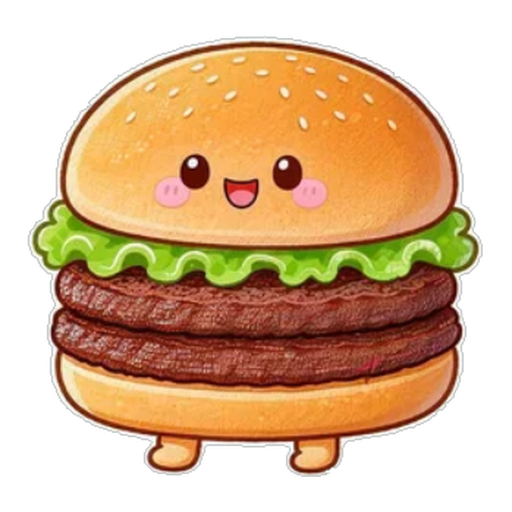
#> input picture assets/spirits/beef_double.png, 512 x 512 px; its folder holds 3 pictures in this run
$ python make_demo_assets.py
#> lines starting #> are read from the running program, lines starting #| are printed output that depends on the picture
# -*- coding: utf-8 -*-
"""试玩页专用素材优化：把 assets/spirits 的 PNG 转成 WebP（512 全尺寸 + 128 缩略图）

背景：试玩页原本加载 21 张 PNG（合计 ~5MB），是首屏慢的主因。
WebP 在同等画质下体积约为 PNG 的 1/5，且全平台浏览器已支持。

构建期工具（需要 Pillow），产物提交到仓库（docs/demo/assets/spirits/）：
    python tools/make_demo_assets.py            # 增量：已存在的跳过
    python tools/make_demo_assets.py --force    # 全量重转
"""
from __future__ import annotations

import argparse
import os

from PIL import Image

HERE = os.path.dirname(os.path.abspath(__file__))
SRC = os.path.normpath(os.path.join(HERE, "..", "assets", "spirits"))
DST = os.path.normpath(os.path.join(HERE, "..", "docs", "demo", "assets", "spirits"))

BIG = (512, 512)
SMALL = (128, 128)


def convert(png_path: str, force: bool = False) -> str:
#> called with png_path = 'assets/spirits/beef_double.png', force = False
    slug = os.path.splitext(os.path.basename(png_path))[0]
    big = os.path.join(DST, slug + ".webp")
    small = os.path.join(DST, slug + ".sm.webp")
    if not force and os.path.exists(big) and os.path.exists(small):
        return "skip"
    im = Image.open(png_path).convert("RGBA")
#> im is the input picture: PIL image 512x512 RGBA; mean R, G, B, A 114.7, 80.4, 45.7, 150.4
    im.resize(BIG, Image.LANCZOS).save(big, "WEBP", quality=85, method=4)
    im.resize(SMALL, Image.LANCZOS).save(small, "WEBP", quality=82, method=4)
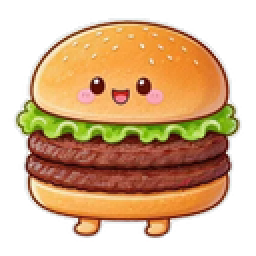
#> saved as beef_double.sm.webp: PIL image 128x128 RGBA (shown 2 times larger); mean R, G, B, A 120.3, 86, 51.2, 150.4; transparent parts drawn white
    return "ok"


def main() -> int:
    ap = argparse.ArgumentParser()
    ap.add_argument("--force", action="store_true", help="全量重转（默认增量）")
    args = ap.parse_args()

    os.makedirs(DST, exist_ok=True)
    pngs = sorted(f for f in os.listdir(SRC) if f.lower().endswith(".png"))
    if not pngs:
        print(f"没有找到 PNG：{SRC}")
        return 1

    total_in = total_out = 0
    for f in pngs:
        src = os.path.join(SRC, f)
        result = convert(src, args.force)
        slug = os.path.splitext(f)[0]
        big = os.path.join(DST, slug + ".webp")
        small = os.path.join(DST, slug + ".sm.webp")
        sz_in = os.path.getsize(src)
        sz_out = (os.path.getsize(big) if os.path.exists(big) else 0) + \
                 (os.path.getsize(small) if os.path.exists(small) else 0)
        total_in += sz_in
        total_out += sz_out
        print(f"{result:4} {f:34} {sz_in // 1024:4}KB -> {sz_out // 1024:3}KB (webp+thumb)")
#> pass 2 of the loop in main, `for f in pngs:`:
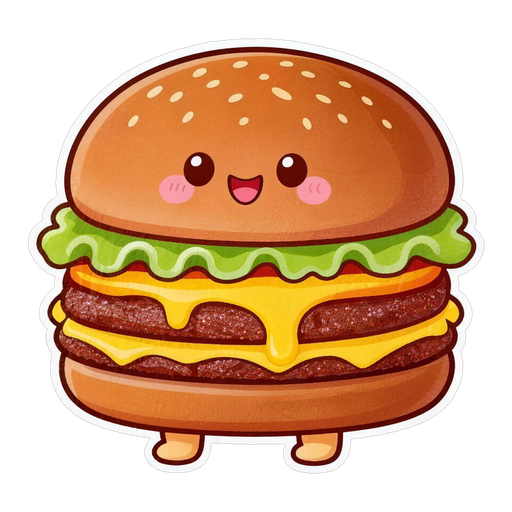
#> input picture assets/spirits/beef_double_cheese.png, 512 x 512 px
#> in convert, im is the input picture: PIL image 512x512 RGBA; mean R, G, B, A 114.9, 73.7, 39.2, 151
#> in convert (call 2), `im.resize(SMALL, Image.LANCZOS).save(small, "WEBP", quality=82, method..`:
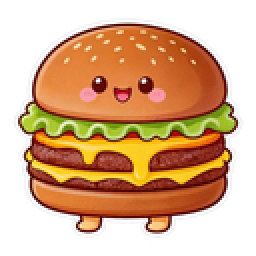
#> saved as beef_double_cheese.sm.webp: PIL image 128x128 RGBA (shown 2 times larger); mean R, G, B, A 121.8, 80.5, 46.1, 151; transparent parts drawn white
#> pass 3 of the loop in main, `for f in pngs:`:
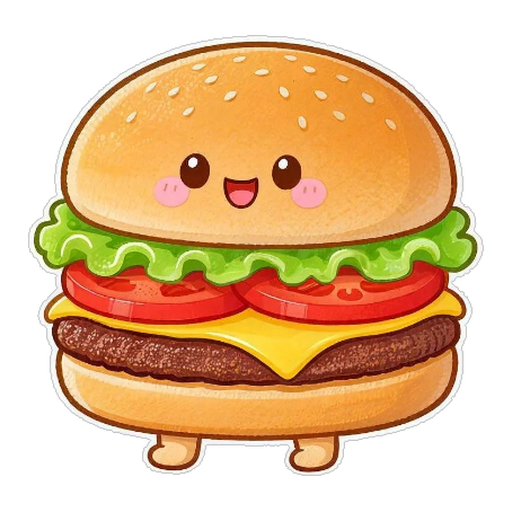
#> input picture assets/spirits/beef_single.png, 512 x 512 px
#> in convert, im is the input picture: PIL image 512x512 RGBA; mean R, G, B, A 126.2, 88.5, 46.5, 151.6
#> in convert (call 3), `im.resize(SMALL, Image.LANCZOS).save(small, "WEBP", quality=82, method..`:
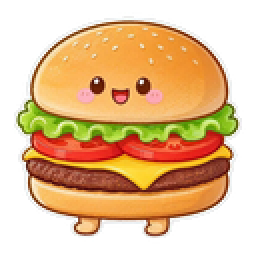
#> saved as beef_single.sm.webp: PIL image 128x128 RGBA (shown 2 times larger); mean R, G, B, A 132.3, 94.7, 52.7, 151.6; transparent parts drawn white
    print(f"\n合计: {total_in // 1024}KB -> {total_out // 1024}KB "
          f"（压缩率 {100 - total_out * 100 // max(total_in, 1)}%）")
    return 0


if __name__ == "__main__":
    raise SystemExit(main())
#> (the program exits here)
